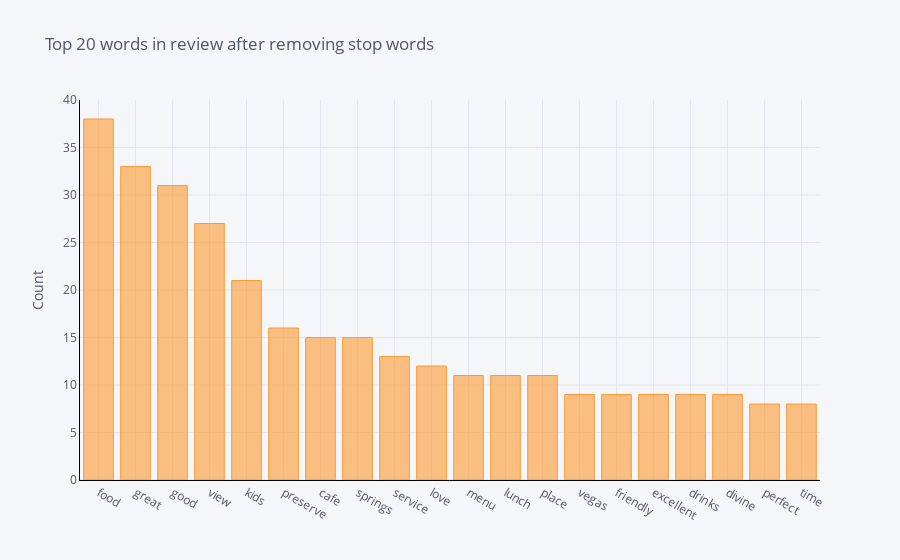

This figure's notebook cell:
### Code cell
df2.groupby('resolved').sum()['count'].sort_values(ascending=False).iplot(
    kind='bar', yTitle='Count', linecolor='black', title='Top 20 words in review after removing stop words')

### Figure 1 — Plotly figure (JSON) as saved in the notebook; plotly's stock layout.template omitted (floating-point values rounded to 4 significant figures)
{"data": [{"marker": {"color": "rgba(255, 153, 51, 0.6)", "line": {"color": "rgba(255, 153, 51, 1.0)", "width": 1}}, "name": "count", "orientation": "v", "text": "", "type": "bar", "x": ["food", "great", "good", "view", "kids", "preserve", "cafe", "springs", "service", "love", "menu", "lunch", "place", "vegas", "friendly", "excellent", "drinks", "divine", "perfect", "time"], "y": [38, 33, 31, 27, 21, 16, 15, 15, 13, 12, 11, 11, 11, 9, 9, 9, 9, 9, 8, 8]}], "layout": {"legend": {"bgcolor": "#F5F6F9", "font": {"color": "#4D5663"}}, "paper_bgcolor": "#F5F6F9", "plot_bgcolor": "#F5F6F9", "title": {"font": {"color": "#4D5663"}, "text": "Top 20 words in review after removing stop words"}, "xaxis": {"gridcolor": "#E1E5ED", "linecolor": "black", "showgrid": true, "tickfont": {"color": "#4D5663"}, "title": {"font": {"color": "#4D5663"}, "text": ""}, "zerolinecolor": "#E1E5ED"}, "yaxis": {"gridcolor": "#E1E5ED", "linecolor": "black", "showgrid": true, "tickfont": {"color": "#4D5663"}, "title": {"font": {"color": "#4D5663"}, "text": "Count"}, "zerolinecolor": "#E1E5ED"}}}
